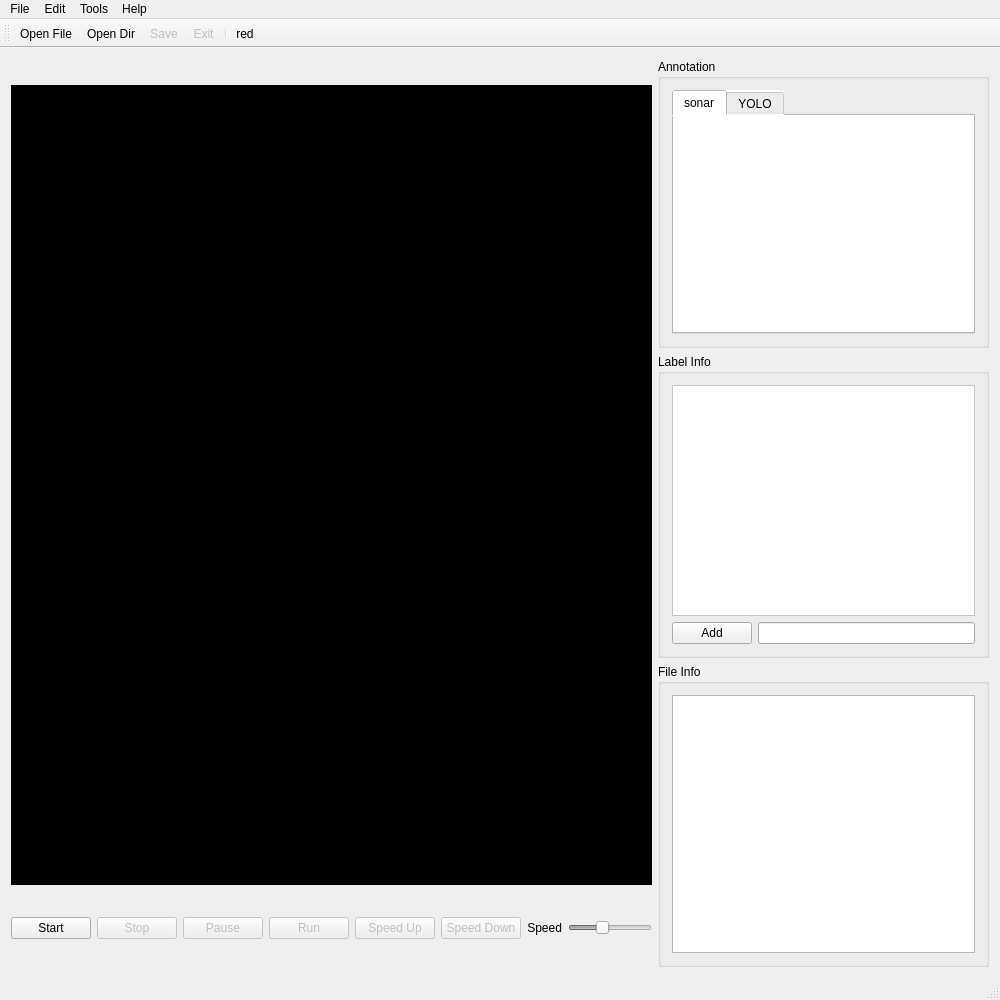
<?xml version="1.0" encoding="UTF-8"?>
<ui version="4.0">
 <class>MainWindow</class>
 <widget class="QMainWindow" name="MainWindow">
  <property name="geometry">
   <rect>
    <x>0</x>
    <y>0</y>
    <width>1000</width>
    <height>1000</height>
   </rect>
  </property>
  <property name="sizePolicy">
   <sizepolicy hsizetype="Preferred" vsizetype="Preferred">
    <horstretch>0</horstretch>
    <verstretch>0</verstretch>
   </sizepolicy>
  </property>
  <property name="windowTitle">
   <string>OpenSLT</string>
  </property>
  <property name="windowIcon">
   <iconset resource="qss.qrc">
    <normaloff>:/Images/resource/pcl.jpg</normaloff>:/Images/resource/pcl.jpg</iconset>
  </property>
  <widget class="QWidget" name="centralWidget">
   <layout class="QGridLayout" name="gridLayout_5">
    <item row="0" column="1">
     <widget class="QGroupBox" name="groupBox_Annotation">
      <property name="minimumSize">
       <size>
        <width>309</width>
        <height>287</height>
       </size>
      </property>
      <property name="title">
       <string>Annotation</string>
      </property>
      <layout class="QGridLayout" name="gridLayout_4">
       <item row="0" column="0">
        <widget class="QTabWidget" name="Annotation_tabWidget">
         <property name="sizePolicy">
          <sizepolicy hsizetype="Preferred" vsizetype="Preferred">
           <horstretch>0</horstretch>
           <verstretch>0</verstretch>
          </sizepolicy>
         </property>
         <property name="styleSheet">
          <string notr="true">background-color: rgb(255, 255, 255);</string>
         </property>
         <property name="currentIndex">
          <number>0</number>
         </property>
         <widget class="QWidget" name="sonar_anno">
          <attribute name="title">
           <string>sonar</string>
          </attribute>
          <layout class="QGridLayout" name="gridLayout">
           <item row="0" column="0">
            <widget class="QListWidget" name="sonar_listWidget">
             <property name="frameShape">
              <enum>QFrame::NoFrame</enum>
             </property>
            </widget>
           </item>
          </layout>
         </widget>
         <widget class="QWidget" name="yolo_anno">
          <attribute name="title">
           <string>YOLO</string>
          </attribute>
          <layout class="QGridLayout" name="gridLayout_2">
           <item row="0" column="0">
            <widget class="QListWidget" name="yolo_listWidget">
             <property name="frameShape">
              <enum>QFrame::NoFrame</enum>
             </property>
            </widget>
           </item>
          </layout>
         </widget>
        </widget>
       </item>
      </layout>
     </widget>
    </item>
    <item row="0" column="0" rowspan="3">
     <layout class="QVBoxLayout" name="verticalLayout_5">
      <item>
       <widget class="EventLabel" name="label_image">
        <property name="sizePolicy">
         <sizepolicy hsizetype="Expanding" vsizetype="Expanding">
          <horstretch>0</horstretch>
          <verstretch>0</verstretch>
         </sizepolicy>
        </property>
        <property name="maximumSize">
         <size>
          <width>800</width>
          <height>800</height>
         </size>
        </property>
        <property name="styleSheet">
         <string notr="true">background-color: rgb(0, 0, 0);</string>
        </property>
        <property name="text">
         <string/>
        </property>
        <property name="alignment">
         <set>Qt::AlignCenter</set>
        </property>
       </widget>
      </item>
      <item>
       <layout class="QHBoxLayout" name="horizontalLayout">
        <item>
         <widget class="QPushButton" name="btn_Start">
          <property name="text">
           <string>Start</string>
          </property>
         </widget>
        </item>
        <item>
         <widget class="QPushButton" name="btn_Stop">
          <property name="enabled">
           <bool>false</bool>
          </property>
          <property name="text">
           <string>Stop</string>
          </property>
         </widget>
        </item>
        <item>
         <widget class="QPushButton" name="btn_Pause">
          <property name="enabled">
           <bool>false</bool>
          </property>
          <property name="text">
           <string>Pause</string>
          </property>
         </widget>
        </item>
        <item>
         <widget class="QPushButton" name="btn_Run">
          <property name="enabled">
           <bool>false</bool>
          </property>
          <property name="text">
           <string>Run</string>
          </property>
         </widget>
        </item>
        <item>
         <widget class="QPushButton" name="btn_SpeedUp">
          <property name="enabled">
           <bool>false</bool>
          </property>
          <property name="text">
           <string>Speed Up</string>
          </property>
         </widget>
        </item>
        <item>
         <widget class="QPushButton" name="btn_SpeedDown">
          <property name="enabled">
           <bool>false</bool>
          </property>
          <property name="text">
           <string>Speed Down</string>
          </property>
         </widget>
        </item>
        <item>
         <widget class="QLabel" name="label">
          <property name="text">
           <string>Speed</string>
          </property>
          <property name="alignment">
           <set>Qt::AlignRight|Qt::AlignTrailing|Qt::AlignVCenter</set>
          </property>
         </widget>
        </item>
        <item>
         <widget class="QSlider" name="speedSlider">
          <property name="enabled">
           <bool>false</bool>
          </property>
          <property name="maximumSize">
           <size>
            <width>300</width>
            <height>16777215</height>
           </size>
          </property>
          <property name="minimum">
           <number>2500</number>
          </property>
          <property name="maximum">
           <number>200000</number>
          </property>
          <property name="singleStep">
           <number>1000</number>
          </property>
          <property name="value">
           <number>40000</number>
          </property>
          <property name="sliderPosition">
           <number>40000</number>
          </property>
          <property name="orientation">
           <enum>Qt::Horizontal</enum>
          </property>
         </widget>
        </item>
       </layout>
      </item>
     </layout>
    </item>
    <item row="1" column="1">
     <widget class="QGroupBox" name="groupBox_Label">
      <property name="minimumSize">
       <size>
        <width>309</width>
        <height>0</height>
       </size>
      </property>
      <property name="title">
       <string>Label Info</string>
      </property>
      <layout class="QVBoxLayout" name="verticalLayout_2">
       <item>
        <widget class="QListWidget" name="Label_listWidget">
         <property name="styleSheet">
          <string notr="true">background-color: rgb(255, 255, 255);</string>
         </property>
        </widget>
       </item>
       <item>
        <layout class="QHBoxLayout" name="horizontalLayout_2">
         <item>
          <widget class="QPushButton" name="btn_AddLabel">
           <property name="text">
            <string>Add</string>
           </property>
          </widget>
         </item>
         <item>
          <widget class="QLineEdit" name="lineEdit_newLabel"/>
         </item>
        </layout>
       </item>
      </layout>
     </widget>
    </item>
    <item row="2" column="1">
     <widget class="QGroupBox" name="groupBox_file">
      <property name="title">
       <string>File Info</string>
      </property>
      <layout class="QGridLayout" name="gridLayout_3">
       <item row="0" column="0">
        <widget class="QListWidget" name="Files_listWidget"/>
       </item>
      </layout>
     </widget>
    </item>
   </layout>
  </widget>
  <widget class="QMenuBar" name="menuBar">
   <property name="geometry">
    <rect>
     <x>0</x>
     <y>0</y>
     <width>1000</width>
     <height>22</height>
    </rect>
   </property>
   <widget class="QMenu" name="menuFile">
    <property name="title">
     <string>File</string>
    </property>
    <addaction name="actionOpenFile"/>
    <addaction name="actionOpenDir"/>
    <addaction name="separator"/>
    <addaction name="actionSave"/>
    <addaction name="separator"/>
    <addaction name="actionExit"/>
   </widget>
   <widget class="QMenu" name="menuEdit">
    <property name="title">
     <string>Edit</string>
    </property>
   </widget>
   <widget class="QMenu" name="menuTools">
    <property name="title">
     <string>Tools</string>
    </property>
    <addaction name="actionOutput_YOLO_Pics"/>
   </widget>
   <widget class="QMenu" name="menuHelp">
    <property name="title">
     <string>Help</string>
    </property>
   </widget>
   <addaction name="menuFile"/>
   <addaction name="menuEdit"/>
   <addaction name="menuTools"/>
   <addaction name="menuHelp"/>
  </widget>
  <widget class="QToolBar" name="mainToolBar">
   <property name="enabled">
    <bool>true</bool>
   </property>
   <attribute name="toolBarArea">
    <enum>TopToolBarArea</enum>
   </attribute>
   <attribute name="toolBarBreak">
    <bool>false</bool>
   </attribute>
   <addaction name="actionOpenFile"/>
   <addaction name="actionOpenDir"/>
   <addaction name="actionSave"/>
   <addaction name="actionExit"/>
   <addaction name="separator"/>
   <addaction name="actionOutput_YOLO_Pics"/>
  </widget>
  <widget class="QStatusBar" name="statusBar"/>
  <action name="actionOpenFile">
   <property name="icon">
    <iconset resource="qss.qrc">
     <normaloff>:/Images/resource/file.png</normaloff>:/Images/resource/file.png</iconset>
   </property>
   <property name="text">
    <string>Open File</string>
   </property>
   <property name="shortcut">
    <string>Ctrl+O</string>
   </property>
  </action>
  <action name="actionOpenDir">
   <property name="icon">
    <iconset resource="qss.qrc">
     <normaloff>:/Images/resource/open.png</normaloff>:/Images/resource/open.png</iconset>
   </property>
   <property name="text">
    <string>Open Dir</string>
   </property>
   <property name="shortcut">
    <string>Ctrl+D</string>
   </property>
  </action>
  <action name="actionSave">
   <property name="enabled">
    <bool>false</bool>
   </property>
   <property name="icon">
    <iconset resource="qss.qrc">
     <normaloff>:/Images/resource/save.png</normaloff>:/Images/resource/save.png</iconset>
   </property>
   <property name="text">
    <string>Save</string>
   </property>
  </action>
  <action name="actionOutput_YOLO_Pics">
   <property name="checkable">
    <bool>false</bool>
   </property>
   <property name="enabled">
    <bool>true</bool>
   </property>
   <property name="icon">
    <iconset resource="qss.qrc">
     <normaloff>:/Images/resource/red-circle.png</normaloff>:/Images/resource/red-circle.png</iconset>
   </property>
   <property name="text">
    <string>Output YOLO Pics</string>
   </property>
   <property name="iconText">
    <string>red</string>
   </property>
  </action>
  <action name="actionExit">
   <property name="enabled">
    <bool>false</bool>
   </property>
   <property name="icon">
    <iconset resource="qss.qrc">
     <normaloff>:/Images/resource/close-window.png</normaloff>:/Images/resource/close-window.png</iconset>
   </property>
   <property name="text">
    <string>Exit</string>
   </property>
  </action>
 </widget>
 <layoutdefault spacing="6" margin="11"/>
 <customwidgets>
  <customwidget>
   <class>EventLabel</class>
   <extends>QLabel</extends>
   <header>eventlabel.h</header>
  </customwidget>
 </customwidgets>
 <resources>
  <include location="qss.qrc"/>
 </resources>
 <connections/>
</ui>
